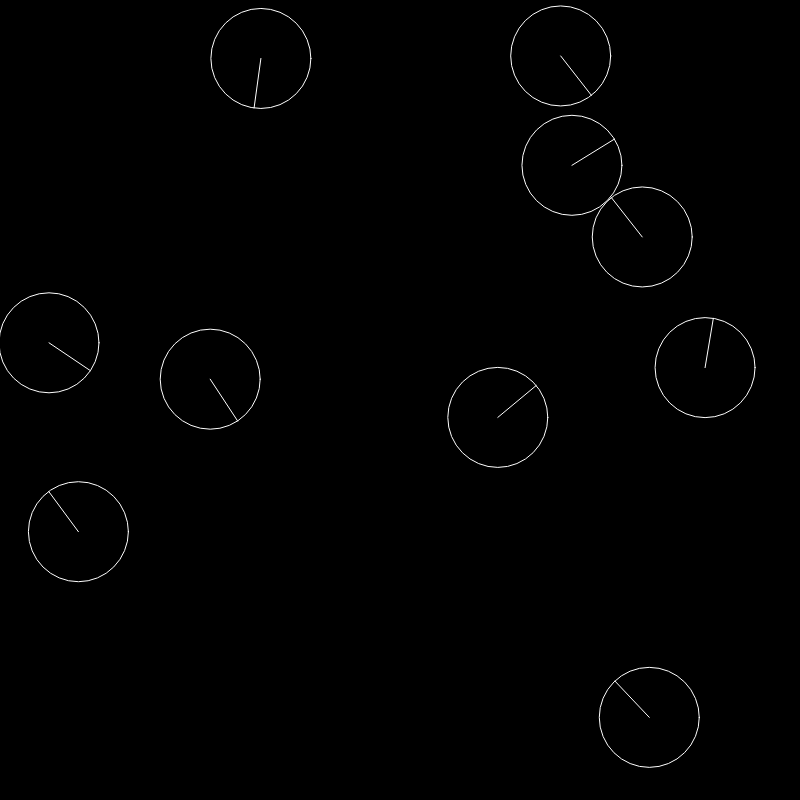
Frame 1 (no input)
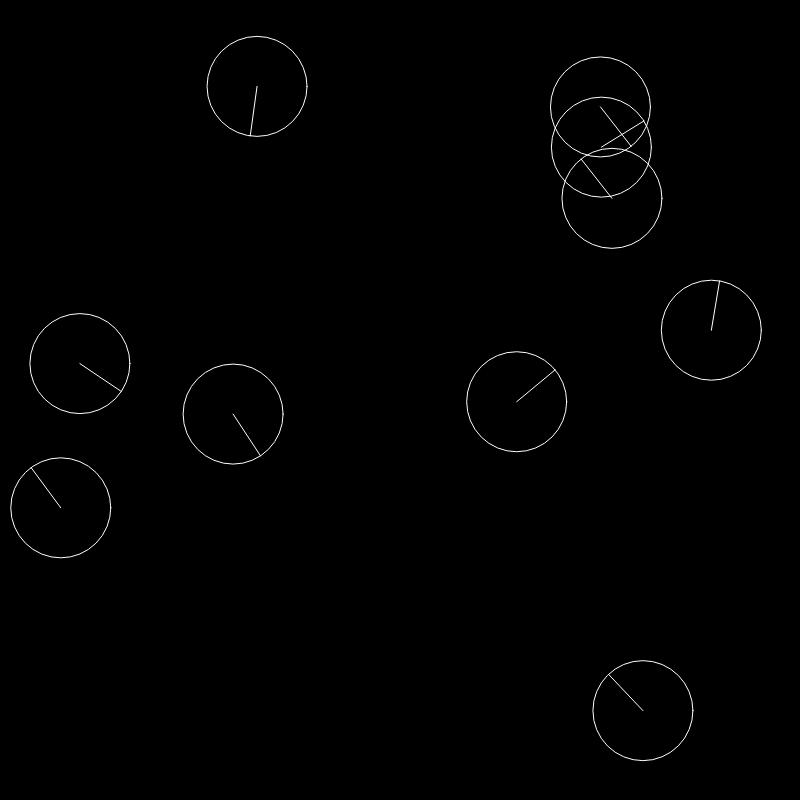
Frame 60 (no input)
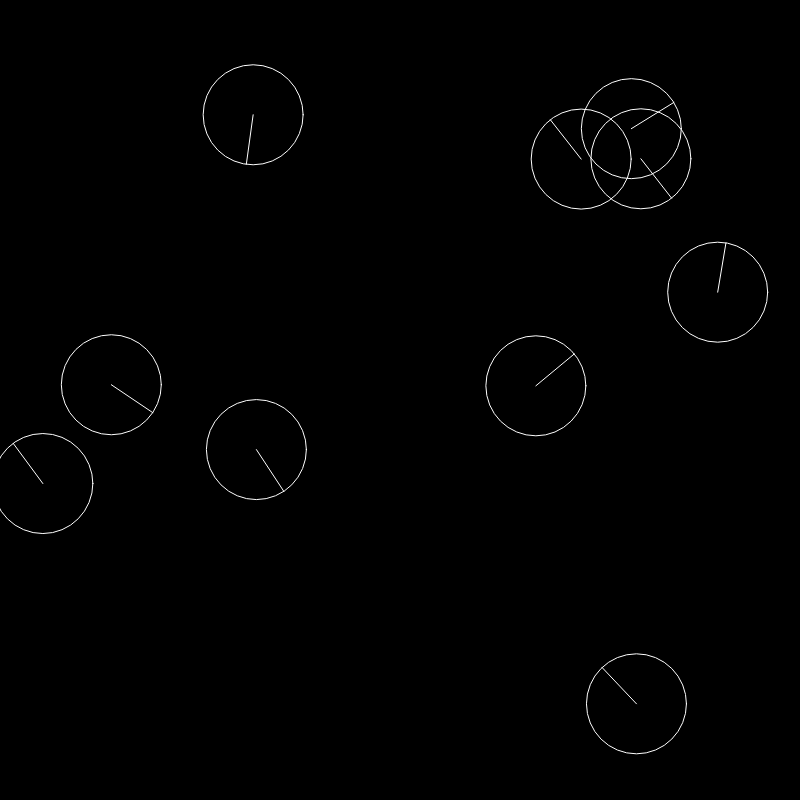
Frame 120 (the mouse pressed at the canvas centre since frame 60)

The p5.js sketch that drew these frames (run headless with seeded random() and noise() and a simulated clock; from frame 60 on, the mouse is pressed at the canvas centre):

// p5.js sketch
// ── sketch.js
var agents = [];

function setup() {
  createCanvas(800, 800);
  
  for (var i=0; i<10; i++) {
    var a = new Agent(random(width), random(height), random(-1, 1), random(-1, 1), 50);
    agents.push(a);
  }
}

function draw() {
  background(0);
  
  // update loop for the agents
  for (var i=0; i<agents.length; i++) {
    
    // update the agents position
    agents[i].update(); 
    
    // before we do the comparison, let's clear (empty) each agents'
    // intersectingAgents list, so that it only holds the intersecting
    // agents at that frame and not all previous frames
    agents[i].intersectingAgents = [];
    
    // then we loop through all of the other agents, and add them
    // to agent[i]'s list of intersecting agents if they intersect.
    
    // by starting the j-loop at j=i+1, we avoid comparing
    // combinations of agents more than once, and end up comparing every
    // agent to every other agent exactly once, i.e.
    // (0, 1), (0, 2), (0, 3).... (1, 2), (1, 3), (1, 4).... (2, 3), (2, 4) .... so on
    
    for (var j=i+1; j<agents.length; j++) {
      // check if agent i and agent j are intersecting
      if (checkIfAgentsIntersecting(agents[i], agents[j])) {
        // if agent i and agent j are intersecting, add them
        // to each others intersectingAgents arrays
        agents[i].intersectingAgents.push(agents[j]);
        agents[j].intersectingAgents.push(agents[i]);
      }
    }
  }
  
  // at the end of this update loop, each agent has a list of the other
  // agents which it intersects with in the array intersectingAgents
  
  stroke(255);
  for (var i=0; i<agents.length; i++) {
    agents[i].draw();
  }
}

// this function will take two agents as input and return true/false
// depending on if they are intersecting (see p10_intersecting_circles)
function checkIfAgentsIntersecting(a, b) {    // a and b are agents
  var d = dist(a.position.x, a.position.y, b.position.x, b.position.y);
  if (d < a.radius + b.radius) {
    return true;
  }
  else {
    return false;
  }
}


function Agent(x_, y_, vx_, vy_, rad) {
  this.position = {x:x_, y:y_};   // position of the agent
  this.velocity = {x:vx_, y:vy_}; // velocity (speed) of the agent
  this.radius = rad;              // radius of the agent
  this.intersectingAgents = [];   // an array of the other agents which are intersecting with this agent
  
  // add velocity to the position to move the circle
  this.update = function() {
    this.position.x += this.velocity.x;
    this.position.y += this.velocity.y;
    this.wrap();
  }
  
  // wrapping function to wrap the agent around the screen
  // if it goes off of it
  this.wrap = function() {
    if (this.position.x > width) {
      this.position.x = 0;
    }
    if (this.position.x < 0) {
      this.position.x = width;
    }
    if (this.position.y > height) {
      this.position.y = 0;
    }
    if (this.position.y < 0) {
      this.position.y = height;
    }
  }
  
  // draw the agent
  this.draw = function() {
    noFill();
    ellipse(this.position.x, this.position.y, 2 * this.radius, 2 * this.radius);
    var angle = atan2(this.velocity.y, this.velocity.x);
    line(this.position.x, this.position.y, this.position.x + this.radius * cos(angle), this.position.y + this.radius * sin(angle));
  }
}
